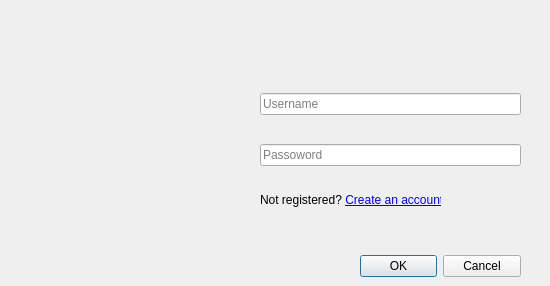
<?xml version="1.0" encoding="UTF-8"?>
<ui version="4.0">
 <class>Login</class>
 <widget class="QDialog" name="Login">
  <property name="geometry">
   <rect>
    <x>0</x>
    <y>0</y>
    <width>550</width>
    <height>286</height>
   </rect>
  </property>
  <property name="windowTitle">
   <string>Dialog</string>
  </property>
  <property name="windowIcon">
   <iconset>
    <normaloff>icons8-computer-chat-64.png</normaloff>icons8-computer-chat-64.png</iconset>
  </property>
  <widget class="QDialogButtonBox" name="buttonBox">
   <property name="geometry">
    <rect>
     <x>360</x>
     <y>250</y>
     <width>161</width>
     <height>32</height>
    </rect>
   </property>
   <property name="orientation">
    <enum>Qt::Horizontal</enum>
   </property>
   <property name="standardButtons">
    <set>QDialogButtonBox::Cancel|QDialogButtonBox::Ok</set>
   </property>
  </widget>
  <widget class="QWidget" name="verticalLayoutWidget">
   <property name="geometry">
    <rect>
     <x>260</x>
     <y>70</y>
     <width>261</width>
     <height>121</height>
    </rect>
   </property>
   <layout class="QVBoxLayout" name="verticalLayout">
    <item>
     <widget class="QLineEdit" name="username">
      <property name="echoMode">
       <enum>QLineEdit::Normal</enum>
      </property>
      <property name="placeholderText">
       <string>Username</string>
      </property>
     </widget>
    </item>
    <item>
     <widget class="QLineEdit" name="password">
      <property name="inputMask">
       <string/>
      </property>
      <property name="text">
       <string/>
      </property>
      <property name="echoMode">
       <enum>QLineEdit::Password</enum>
      </property>
      <property name="placeholderText">
       <string>Passoword</string>
      </property>
      <property name="clearButtonEnabled">
       <bool>false</bool>
      </property>
     </widget>
    </item>
   </layout>
  </widget>
  <widget class="QLabel" name="DefaultUserPicture">
   <property name="geometry">
    <rect>
     <x>20</x>
     <y>50</y>
     <width>191</width>
     <height>191</height>
    </rect>
   </property>
   <property name="text">
    <string/>
   </property>
   <property name="pixmap">
    <pixmap>default-user-profile.jpg</pixmap>
   </property>
  </widget>
  <widget class="QLabel" name="label">
   <property name="geometry">
    <rect>
     <x>260</x>
     <y>190</y>
     <width>181</width>
     <height>21</height>
    </rect>
   </property>
   <property name="text">
    <string>&lt;html&gt;&lt;head/&gt;&lt;body&gt;&lt;p&gt;Not registered? &lt;a href=&quot;http://localhost:7000/register&quot;&gt;&lt;span style=&quot; text-decoration: underline; color:#0000ff;&quot;&gt;Create an account&lt;/span&gt;&lt;/a&gt;&lt;/p&gt;&lt;/body&gt;&lt;/html&gt;</string>
   </property>
   <property name="openExternalLinks">
    <bool>true</bool>
   </property>
  </widget>
 </widget>
 <resources/>
 <connections>
  <connection>
   <sender>buttonBox</sender>
   <signal>accepted()</signal>
   <receiver>Login</receiver>
   <slot>accept()</slot>
   <hints>
    <hint type="sourcelabel">
     <x>248</x>
     <y>254</y>
    </hint>
    <hint type="destinationlabel">
     <x>157</x>
     <y>274</y>
    </hint>
   </hints>
  </connection>
  <connection>
   <sender>buttonBox</sender>
   <signal>rejected()</signal>
   <receiver>Login</receiver>
   <slot>reject()</slot>
   <hints>
    <hint type="sourcelabel">
     <x>316</x>
     <y>260</y>
    </hint>
    <hint type="destinationlabel">
     <x>286</x>
     <y>274</y>
    </hint>
   </hints>
  </connection>
 </connections>
</ui>
